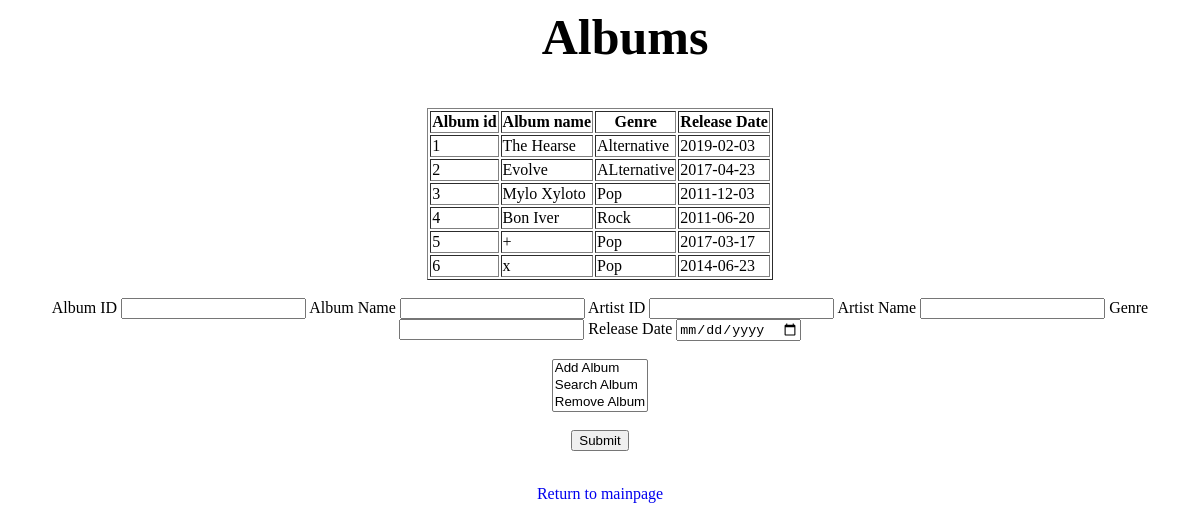
Page /albums.php on the committed database.
### tables this page shows
CREATE TABLE IF NOT EXISTS `Album` (
  `albumid` INT NOT NULL,
  `albumname` VARCHAR(45) NULL,
  `genre` VARCHAR(45) NULL,
  `releasedate` VARCHAR(45) NULL,
  PRIMARY KEY (`albumid`));

### www/albums.php (the view, shortened to what this page needs)
<?php
    include_once 'includes/connection.php';
?>
<html>
<head>
    <link rel="stylesheet" href="index.css">
</head>
<body>
    <h2>
        <center>Albums</center>
    </h2>
    <center>
    <?php
        $result = mysqli_query($conn, "SELECT * FROM Album;");
        echo "<table border='1'>
            <tr>
            <th>Album id</th>
            <th>Album name</th>
            <th>Genre</th>
            <th>Release Date</th>
            </tr>";
        while($row = mysqli_fetch_array($result))
        {
            echo "<tr>";
            echo "<td>" . $row['albumid'] . "</td>";
            echo "<td>" . $row['albumname'] . "</td>";
            echo "<td>" . $row['genre'] . "</td>";
            echo "<td>" . $row['releasedate'] . "</td>";
            echo "</tr>";
        }
        echo "</table>";
    ?>
    <center>
    <br>
    <center>
    <form action = "albumoperations.php" method = "post">
        <label for="album_id">Album ID</label>
        <input type = "number" id = "album_id" name = "album_id">
        <label for="album_name">Album Name</label>
        <input type = "text" id = "album_name" name = "album_name">
        <label for="artist_id">Artist ID</label>
        <input type = "number" id = "artist_id" name = "artist_id">
        <label for="artist_name">Artist Name</label>
        <input type = "text" id = "artist_name" name = "artist_name">
        <label for="genre">Genre</label>
        <input type = "text" id = "genre" name = "genre">
        <label for="release_date">Release Date</label>
        <input type = "date" id = "release_date" name = "release_date">
        <br>
        <br>
        <table>
            <select size = 3 id = status name = status>
                <option>Add Album</option>
                <option>Search Album</option>
                <option>Remove Album</option>
        </table>
        <br>
        <input type = "submit" value = "Submit">
    </form>
    </center>
    <br>
    <center>
        <a href = "index.php">Return to mainpage</a>
    </center>
</body>
</html>

### www/index.css (style rules this page uses)
h2 { font-size: 50px; font-family: "Sofia"; color: black; text-align: center; padding-left: 50px; }
html { background-color: white; background: url("https://cutewallpaper.org/21/white-backgrounds-wallpapers/Download-52-Clean-White-Wallpapers-For-Desktop-Laptops.jpg") no-repeat center center fixed; background-size: cover; height: 100%; }
a { text-decoration: none; }

### rows in the picture
album: albumid "1", albumname "The Hearse", genre "Alternative", releasedate "2019-02-03"
album: albumid "2", albumname "Evolve", genre "ALternative", releasedate "2017-04-23"
album: albumid "3", albumname "Mylo Xyloto", genre "Pop", releasedate "2011-12-03"
album: albumid "4", albumname "Bon Iver", genre "Rock", releasedate "2011-06-20"
album: albumid "5", albumname "+", genre "Pop", releasedate "2017-03-17"
album: albumid "6", albumname "x", genre "Pop", releasedate "2014-06-23"
